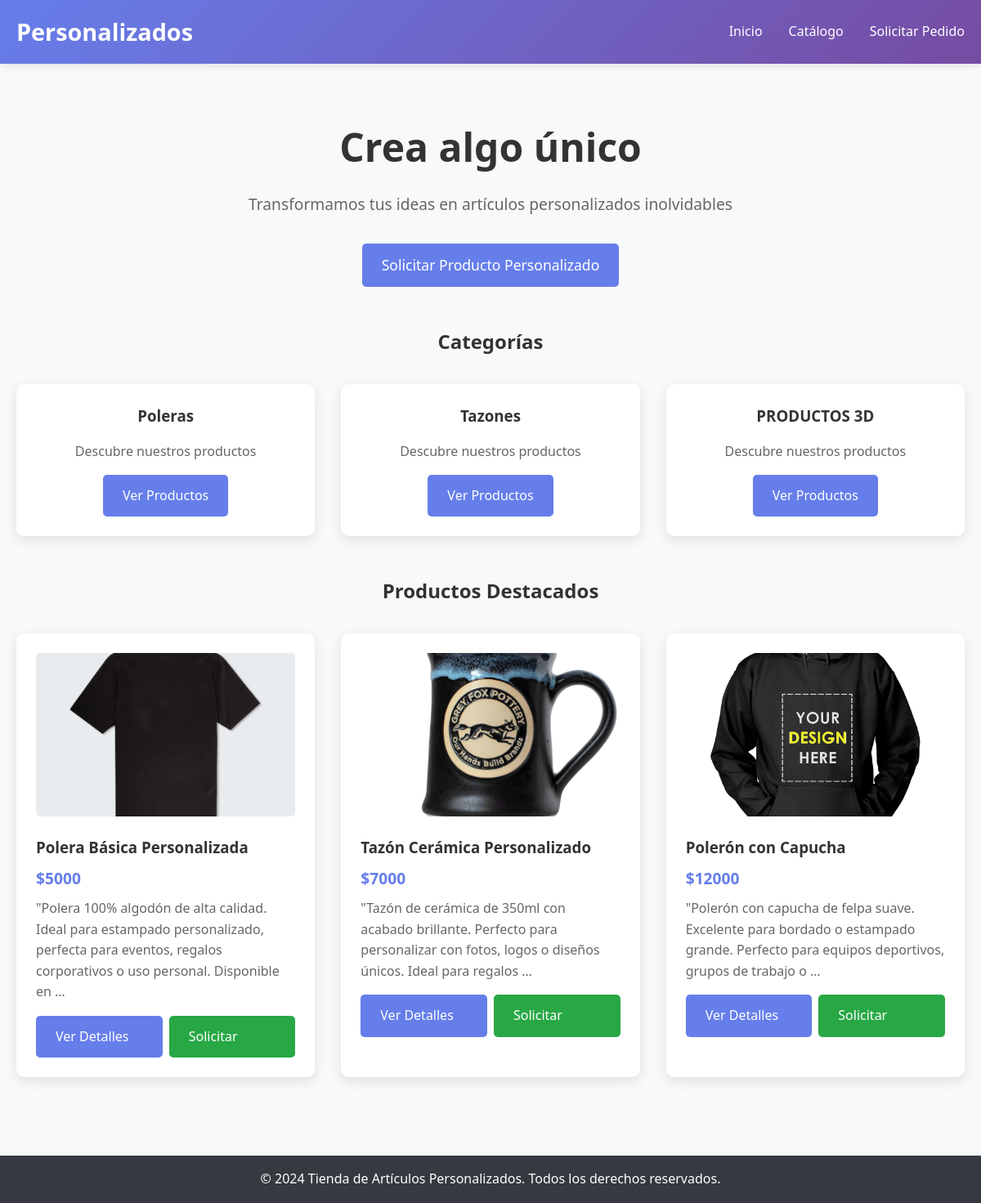
The page / on the database its author committed.
### tienda/models.py (models this page shows, shortened)
class Categoria(models.Model):
    nombre = models.CharField(max_length=100)
    descripcion = models.TextField(blank=True)
    class Meta:
        verbose_name = "Categoría"
        verbose_name_plural = "Categorías"

class Producto(models.Model):
    nombre = models.CharField(max_length=200)
    descripcion = models.TextField()
    categoria = models.ForeignKey(Categoria, on_delete=models.CASCADE)
    precio_base = models.DecimalField(max_digits=10, decimal_places=2)
    activo = models.BooleanField(default=True)
    imagen_1 = models.ImageField(upload_to='productos/', blank=True, null=True)
    imagen_2 = models.ImageField(upload_to='productos/', blank=True, null=True)
    imagen_3 = models.ImageField(upload_to='productos/', blank=True, null=True)
    class Meta:
        verbose_name = "Producto"
        verbose_name_plural = "Productos"

### tienda/views.py (the view)
# urls.py: path('', views.index, name='index'),
def index(request):
    productos_destacados = Producto.objects.filter(activo=True)[:6]
    categorias = Categoria.objects.all()
    return render(request, 'tienda/index.html', {
        'productos_destacados': productos_destacados,
        'categorias': categorias
    })

### templates/tienda/index.html (shortened to what this page needs)
{% extends 'tienda/base.html' %}
{% block content %}
<section style="text-align: center; margin-bottom: 3rem;">
    <h1 style="font-size: 3rem; margin-bottom: 1rem;">Crea algo único</h1>
    <p style="font-size: 1.2rem; color: #666; margin-bottom: 2rem;">
        Transformamos tus ideas en artículos personalizados inolvidables
    </p>
    <a href="{% url 'tienda:solicitar_pedido' %}" class="btn" style="font-size: 1.1rem;">
        Solicitar Producto Personalizado
    </a>
</section>
{% if categorias %}
<section style="margin-bottom: 3rem;">
    <h2 style="text-align: center; margin-bottom: 2rem;">Categorías</h2>
    <div class="grid grid-3">
        {% for categoria in categorias %}
        <div class="card" style="text-align: center;">
            <h3>{{ categoria.nombre }}</h3>
            <p style="color: #666; margin-top: 1rem;">
                {{ categoria.descripcion|default:"Descubre nuestros productos"|truncatewords:10 }}
            </p>
            <a href="{% url 'tienda:catalogo' %}?categoria={{ categoria.id }}" class="btn" style="margin-top: 1rem;">
                Ver Productos
            </a>
        </div>
        {% endfor %}
    </div>
</section>
{% endif %}
<section>
    <h2 style="text-align: center; margin-bottom: 2rem;">Productos Destacados</h2>
    {% if productos_destacados %}
    <div class="grid grid-3">
        {% for producto in productos_destacados %}
        <div class="card">
            {% if producto.imagen_1 %}
            <img src="{{ producto.imagen_1.url }}" alt="{{ producto.nombre }}"
                 style="width: 100%; height: 200px; object-fit: cover; border-radius: 5px; margin-bottom: 1rem;">
            {% else %}
            <div style="width: 100%; height: 200px; background: #f0f0f0; display: flex; align-items: center; justify-content: center; border-radius: 5px; margin-bottom: 1rem;">
                <span style="color: #999;"> Sin imagen</span>
            </div>
            {% endif %}
            <h3>{{ producto.nombre }}</h3>
            <p style="color: #667eea; font-weight: bold; font-size: 1.2rem; margin: 0.5rem 0;">
                ${{ producto.precio_base|floatformat:"0" }}
            </p>
            <p style="color: #666; margin-bottom: 1rem;">
                {{ producto.descripcion|truncatewords:20 }}
            </p>
            <div style="display: flex; gap: 0.5rem;">
                <a href="{% url 'tienda:detalle_producto' producto.id %}" class="btn" style="flex: 1;">
                    Ver Detalles
                </a>
                <a href="{% url 'tienda:solicitar_pedido' %}?producto={{ producto.id }}"
                   class="btn" style="flex: 1; background: #28a745;">
                    Solicitar
                </a>
            </div>
        </div>
        {% endfor %}
    </div>
    {% endif %}
</section>
{% endblock %}

### templates/tienda/base.html (style rules this page uses)
* { margin: 0; padding: 0; box-sizing: border-box; }
body { font-family: 'Segoe UI', Tahoma, Geneva, Verdana, sans-serif; line-height: 1.6; color: #333; background-color: #f8f9fa; }
.btn { display: inline-block; padding: 0.8rem 1.5rem; background: #667eea; color: white; text-decoration: none; border-radius: 5px; border: none; cursor: pointer; transition: background 0.3s; }
.grid { display: grid; gap: 2rem; }
.grid-3 { grid-template-columns: repeat(auto-fit, minmax(300px, 1fr)); }
.card { background: white; border-radius: 10px; padding: 1.5rem; box-shadow: 0 5px 15px rgba(0,0,0,0.1); transition: transform 0.3s; }

### rows shown on the page
Categoria: nombre "Poleras", descripcion "Descubre nuestros productos"
Categoria: nombre "Tazones", descripcion "Descubre nuestros productos"
Categoria: nombre "PRODUCTOS 3D", descripcion "Descubre nuestros productos"
Producto: imagen_1 (picture), nombre "Polera Básica Personalizada", precio_base "5000", descripcion "\"Polera 100% algodón de alta calidad. Ideal para estampado personalizado, perfecta para eventos, regalos corporativos o uso personal. Disponible en …"
Producto: imagen_1 (picture), nombre "Tazón Cerámica Personalizado", precio_base "7000", descripcion "\"Tazón de cerámica de 350ml con acabado brillante. Perfecto para personalizar con fotos, logos o diseños únicos. Ideal para regalos …"
Producto: imagen_1 (picture), nombre "Polerón con Capucha", precio_base "12000", descripcion "\"Polerón con capucha de felpa suave. Excelente para bordado o estampado grande. Perfecto para equipos deportivos, grupos de trabajo o …"
